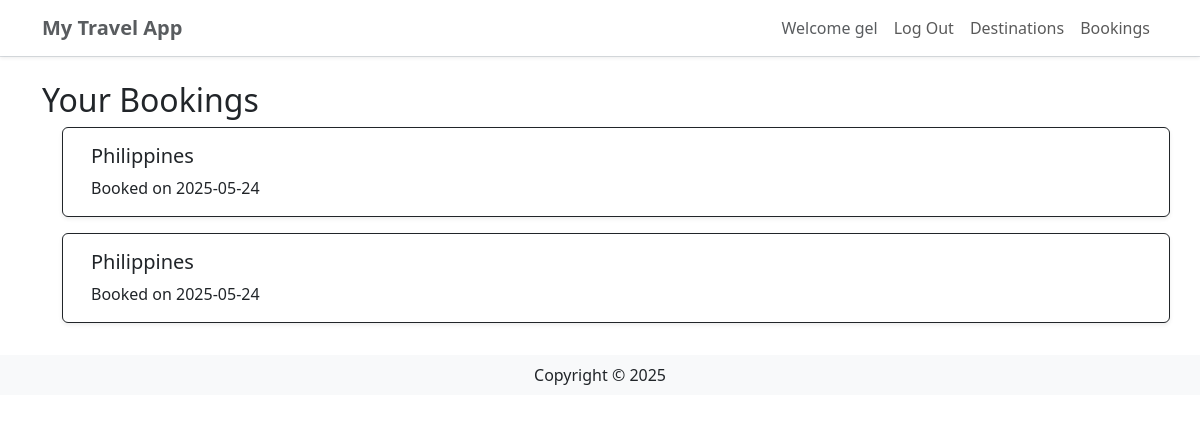
/bookings (signed in), run on the app's committed database.
### travel/models.py (models this page shows, shortened)
class User(db.Model, UserMixin):
    __tablename__ = 'users' # good practice to specify table name
    id = db.Column(db.Integer, primary_key=True)
    name = db.Column(db.String(100), index=True, unique=True, nullable=False)
    emailid = db.Column(db.String(100), index=True, nullable=False)
    password_hash = db.Column(db.String(255), nullable=False)
    comments = db.relationship('Comment', backref='user')

class Booking(db.Model):
    __tablename__ = 'bookings'
    id = db.Column(db.Integer, primary_key=True)
    user_id = db.Column(db.Integer, db.ForeignKey('users.id'), nullable=False)
    destination_id = db.Column(db.Integer, db.ForeignKey('destinations.id'), nullable=False)
    booking_date = db.Column(db.DateTime, default=datetime.now)
    user = db.relationship('User', backref='bookings')
    destination = db.relationship('Destination', backref='bookings')

class Destination(db.Model):
    __tablename__ = 'destinations'
    id = db.Column(db.Integer, primary_key=True)
    name = db.Column(db.String(80))
    description = db.Column(db.String(200))
    image = db.Column(db.String(400))
    currency = db.Column(db.String(3))
    comments = db.relationship('Comment', backref='destination')

### travel/views.py (the view)
@mainbp.route('/bookings')
@login_required
def bookings():
    user_bookings = Booking.query.filter_by(user_id=current_user.id).all()
    return render_template('bookings.html', bookings=user_bookings)

### travel/templates/bookings.html
{% extends 'base.html' %}
{% block content %}
<div class="container mt-4">
  <h2>Your Bookings</h2>
    {% if bookings %}
      <ul>
        {% for booking in bookings %}
          <div class="row">
            <div class="card shadow-sm border-dark mb-3">
              <div class="card-body">
                <h5 class="card-title">{{ booking.destination.name }}</h5>
                <p class="card-text">
                  Booked on {{ booking.booking_date.strftime('%Y-%m-%d') }}
                </p>
              </div>
            </div>
          </div>
        {% endfor %}
      </ul>
    {% else %}
      <p class="text-muted mt-3">You have no bookings yet.</p>
    {% endif %}
</div>
{% endblock %}

### travel/templates/base.html (shortened to what this page needs)
<html>
<head>
   <link href="https://cdn.jsdelivr.net/npm/bootstrap@5.3.2/dist/css/bootstrap.min.css" rel="stylesheet">
</head>
<body>
   <header class="bg-light border-bottom">
      <nav class="navbar navbar-expand-lg navbar-light bg-white shadow-sm">
         <div class="container">
            <a href="/" class="navbar-brand fw-bold text-muted">My Travel App</a>
            <div class="collapse navbar-collapse justify-content-end" id="navbarSupportedContent">
               <div class="navbar-nav ml-auto">
                  {% if current_user.is_authenticated %}
                     <a class="nav-item nav-link disabled text-muted" href="#">Welcome {{current_user.name}}</a>
                     <a class="nav-item nav-link" href="{{ url_for('auth.logout') }}">Log Out</a>
                  {% else %}
                     <a class="nav-item nav-link" href="{{ url_for('auth.register') }}">Register</a>
                     <a class="nav-item nav-link" href="{{ url_for('auth.login') }}">Log In</a>
                  {% endif %}
                  <a class="nav-item nav-link" href="{{ url_for('destination.create') }}">Destinations</a>
                  <a class="nav-item nav-link" href="{{ url_for('main.bookings')}}">Bookings</a>
               </div>
            </div>
         </div>
      </nav>
   </header>
   {% block content %}
   {% endblock %}
    <footer class="footer">
        <div class="text-center py-2 bg-light">
            <span class="text-dark">Copyright &copy; {{ year }}</span>
        </div>
    </footer>
   </body>
</html>

### data on the page
User: name "gel"
Booking: destination.name "Philippines", booking_date "2025-05-24"
Booking: destination.name "Philippines", booking_date "2025-05-24"
